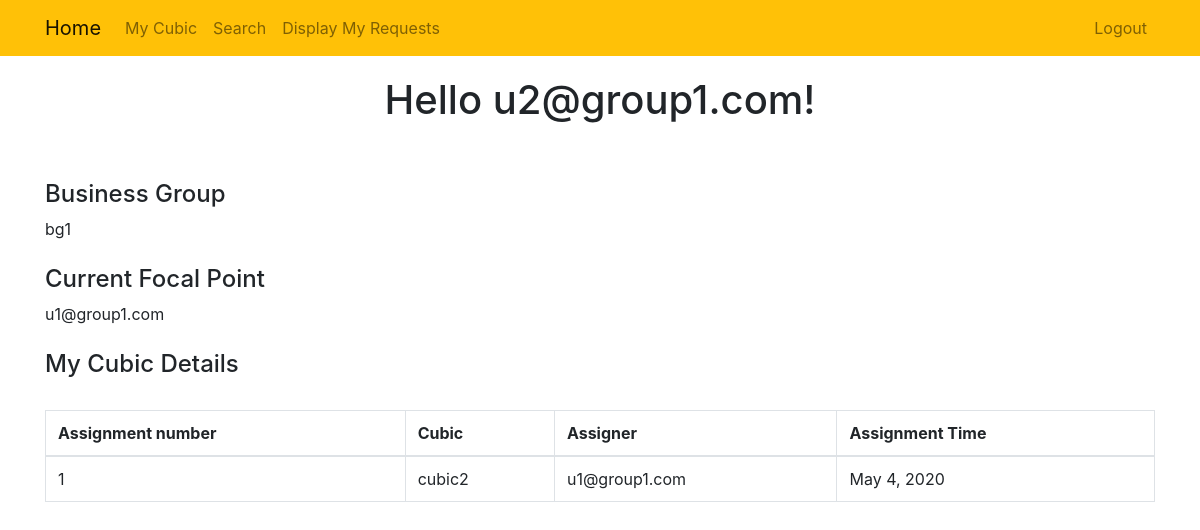
The app's page / (signed in), older data.
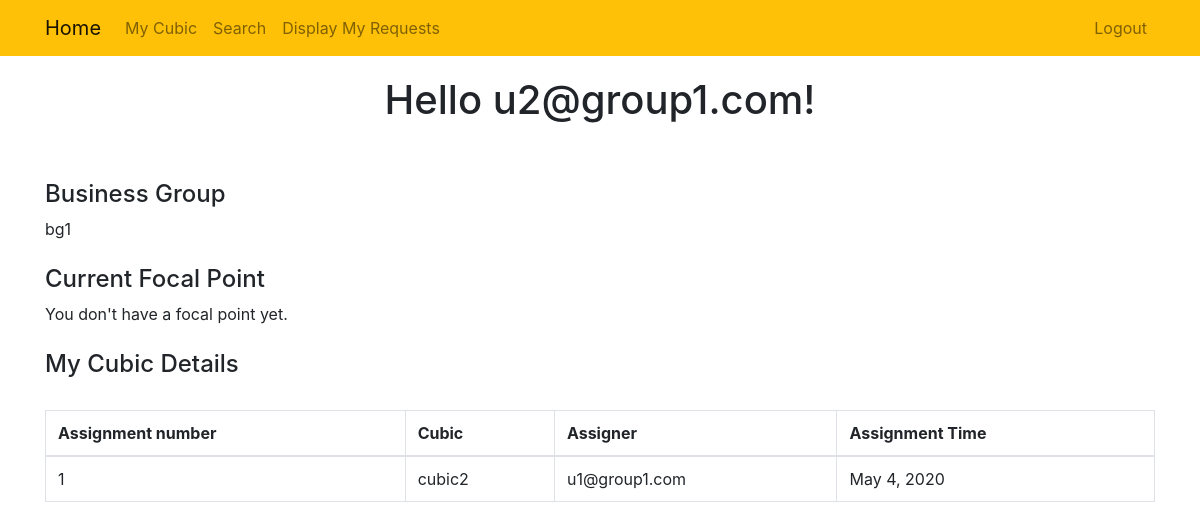
The same page, newer data.
### custom_user/models.py (models this page shows, shortened)
class CustomUser(AbstractBaseUser):
    email = models.EmailField(
        verbose_name='email address',
        max_length=255,
        unique=True,
    )
    active = models.BooleanField(default=True)
    staff = models.BooleanField(default=False)  # a admin user; non super-user
    admin = models.BooleanField(default=False)  # a superuser
    objects = UserManager()
    USERNAME_FIELD = 'email'
    REQUIRED_FIELDS = []  # Email & Password are required by default.
    employee_number = models.CharField(max_length=MAX_LENGTH, unique=True)  #TODO: unique? think about admins( now they are always 0)
    start_date = models.DateField(null=True, blank=True)
    end_date = models.DateField(null=True, blank=True)
    percentage = models.CharField(choices=(('full_time', 'full_time'), ('part_time', 'part_time')), max_length=MAX_LENGTH,
                                  default="full_time")
    business_group = models.ForeignKey(BusinessGroup, on_delete=models.CASCADE)
    focal_point = models.BooleanField(default=False)
    space_planner = models.BooleanField(default=False)
    def __str__(self):              # __unicode__ on Python 2
        return self.email
    @property
    def is_active(self):
        return self.active

### assign/models.py (models this page shows, shortened)
class AssignUserCubic(models.Model):
    assigner = models.ForeignKey(CustomUser, on_delete=models.CASCADE, related_name='+')  #TODO: type should be focal point or higher?
    time = models.DateField(null=True, blank=True, default=timezone.now())
    assigned_user = models.ForeignKey(CustomUser, on_delete=models.CASCADE, related_name='+')
    cubic = models.ForeignKey(Cubic, on_delete=models.CASCADE)
    class Meta:
        unique_together = (("assigned_user", "cubic"),)

### facilities/models.py (models this page shows, shortened)
class Cubic(models.Model):
    id = models.CharField(primary_key=True, max_length=MAX_LENGTH)
    type = models.CharField(choices=(('shared', 'shared'), ('private', 'private')), max_length=MAX_LENGTH)
    space = models.ForeignKey(Space, on_delete=models.CASCADE)
    business_group = models.ForeignKey(BusinessGroup, on_delete=models.CASCADE, null=True, blank=True)
    area = models.DecimalField(decimal_places=5, max_digits=10)
    def __str__(self):
        return self.id

### custom_user/views.py (the view)
# urls.py: path('', custom_user_views.homepage, name='homepage'),
def homepage(request):
    if request.user.is_authenticated:
        assignments = AssignUserCubic.objects.filter(assigned_user=request.user)
        focal_point = CustomUser.objects.filter(business_group=request.user.business_group, focal_point=True)
        if request.user.focal_point is True:
            unread_requests_to_space_planner = FocalPointRequest.objects.filter(business_group=request.user.business_group,
                                                                  status='unread')
            new_positions = NewPosition.objects.filter(business_group=request.user.business_group)
            users_in_focal_point_group = CustomUser.objects.filter(business_group=request.user.business_group)
            un_read_requests_from_users = RequestToChangeCubic.objects.filter(user__in=users_in_focal_point_group,
                                                                              status='unread')
            return render(request, 'custom_user/homepage.html', {'un_read_requests': un_read_requests_from_users,
                                                                 'new_positions': new_positions,
                                                                 'unread_requests_to_sp': unread_requests_to_space_planner})
        else:
            return render(request, 'custom_user/homepage.html', {'assignments': assignments, 'focal_point': focal_point,
                                                                 'business_group': request.user.business_group})
    return render(request, 'custom_user/homepage.html')

### custom_user/models.py (called while the page is built)
    def __str__(self):
        return self.id

### custom_user/templates/custom_user/homepage.html (shortened to what this page needs)
{% extends 'custom_user/base.html' %}
{% load static %}
{% block content %}
    {%if user.is_authenticated%}
         {% if not user.focal_point and not user.space_planner%}
      <h1 class="helloHeader">Hello {{user.email}}!</h1>
        <br>
        <br>
        <h4>Business Group</h4>
        {{ business_group }}
         <br>
        <br>
        <h4>Current Focal Point</h4>
        {% for fp in focal_point %}
            {{ fp }}
        {% empty %}
             You don't have a focal point yet.
        {% endfor %}
        <br>
        <br>
        <h4>My Cubic Details</h4>
        <br>
        {% if assignments%}
            <table class="table table-bordered">
                <thead>
                  <tr>
                    <th>Assignment number</th>
                    <th>Cubic</th>
                    <th>Assigner</th>
                    <th>Assignment Time</th>
                  </tr>
                </thead>
                <tbody>
                {% for assignment in assignments%}
                <tr>
                <td>{{ forloop.counter }}</td>
                <td>{{assignment.cubic}}</td>
                <td>{{assignment.assigner}}</td>
                <td>{{assignment.time}}</td>
                </tr>
            {% endfor %}
                </tbody>
              </table>
        {% else %}
         <p>You have no cubics assigned</p>
        {% endif %}
    {% endif %}
    {% endif %}
{% endblock %}

Row changes from the older to the newer data that the page shows:
no longer on this page (row edited): CustomUser: email "u1@group1.com"
Text that changed along with them:
text now shown: "You don't have a focal point yet."
